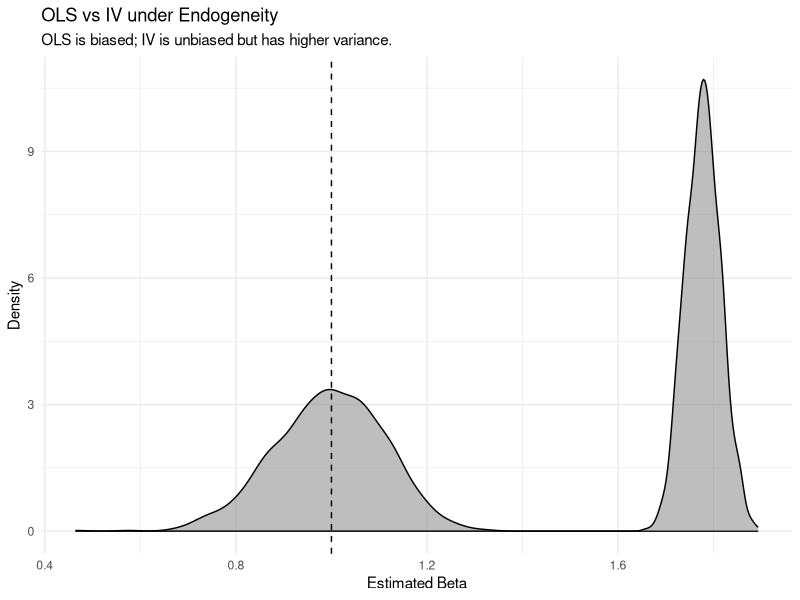

Here is the R script that generated this plot:
#' @title Instrumental Variables (IV) Monte Carlo Simulation
#' @description This script compares OLS and IV (2SLS) estimators 
#' in the presence of endogeneity.

library(ggplot2)
library(AER) # For ivreg
library(dplyr)
library(tidyr)

# 1. Settings ----
set.seed(888)
true_beta <- 1
n_obs <- 500
n_sims <- 1000

# 2. Simulation Logic ----
run_iv_sim <- function(delta = 0.5, gamma = 0.5) {
  # delta: endogeneity strength (X corr with u)
  # gamma: instrument strength (Z corr with X)
  
  results <- replicate(n_sims, {
    u <- rnorm(n_obs)
    z <- rnorm(n_obs)
    e <- rnorm(n_obs, sd = 0.5)
    
    # Endogenous X
    x <- gamma * z + delta * u + e
    y <- true_beta * x + u
    
    # OLS estimation
    m_ols <- lm(y ~ x)
    b_ols <- coef(m_ols)["x"]
    
    # IV (2SLS) estimation
    m_iv <- ivreg(y ~ x | z)
    b_iv <- coef(m_iv)["x"]
    
    return(c(OLS = b_ols, IV = b_iv))
  })
  
  return(as.data.frame(t(results)))
}

# 3. Execution ----
cat("Running IV MC simulations...\n")
results_df <- run_iv_sim(delta = 0.6, gamma = 0.4)

# 4. Summary ----
summary_stats <- results_df %>%
  pivot_longer(cols = everything(), names_to = "Method", values_to = "beta_hat") %>%
  group_by(Method) %>%
  summarize(
    Mean = mean(beta_hat),
    Bias = Mean - true_beta,
    SD = sd(beta_hat)
  )

print(summary_stats)

# 5. Visualization ----
plot_data <- results_df %>%
  pivot_longer(cols = everything(), names_to = "Method", values_to = "beta_hat")

ggplot(plot_data, aes(x = beta_hat, fill = Method)) +
  geom_density(alpha = 0.5) +
  geom_vline(xintercept = true_beta, linetype = "dashed") +
  labs(
    title = "OLS vs IV under Endogeneity",
    subtitle = "OLS is biased; IV is unbiased but has higher variance.",
    x = "Estimated Beta",
    y = "Density"
  ) +
  theme_minimal() +
  scale_fill_manual(values = c("OLS" = "#60a5fa", "IV" = "#f472b6"))
